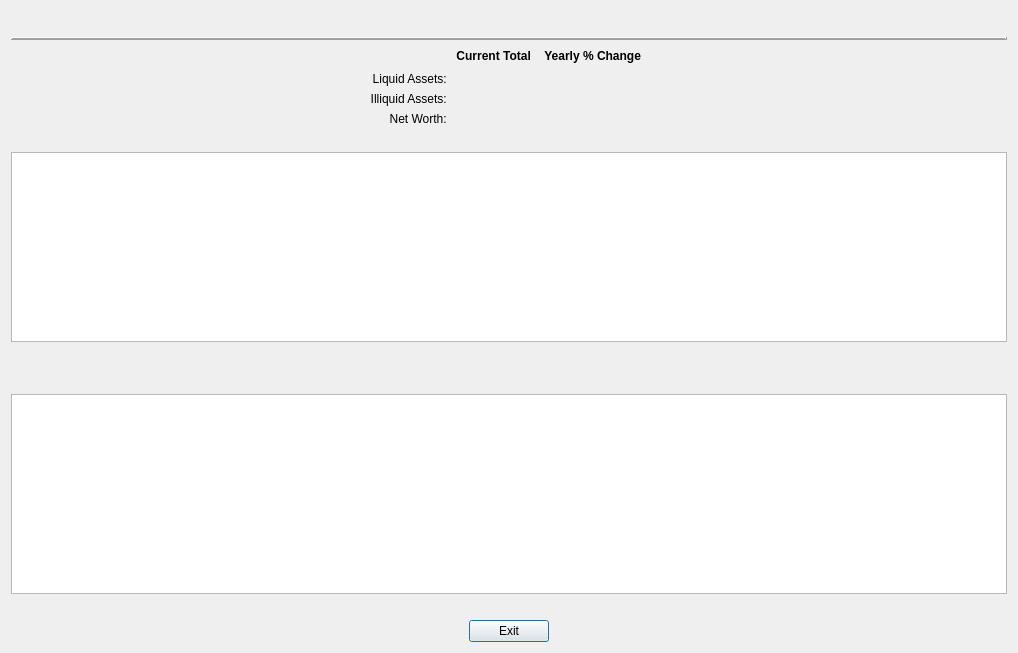
<?xml version="1.0" encoding="UTF-8"?>
<ui version="4.0">
 <class>AssetSummaryDialog</class>
 <widget class="QDialog" name="AssetSummaryDialog">
  <property name="windowModality">
   <enum>Qt::ApplicationModal</enum>
  </property>
  <property name="geometry">
   <rect>
    <x>0</x>
    <y>0</y>
    <width>1018</width>
    <height>653</height>
   </rect>
  </property>
  <property name="windowTitle">
   <string>Asset and Net Worth Summary</string>
  </property>
  <property name="modal">
   <bool>true</bool>
  </property>
  <layout class="QVBoxLayout" name="verticalLayout">
   <item>
    <layout class="QHBoxLayout" name="horizontalLayout">
     <item>
      <spacer name="horizontalSpacer">
       <property name="orientation">
        <enum>Qt::Horizontal</enum>
       </property>
       <property name="sizeHint" stdset="0">
        <size>
         <width>40</width>
         <height>20</height>
        </size>
       </property>
      </spacer>
     </item>
     <item>
      <widget class="QLabel" name="labelDialogTitle">
       <property name="text">
        <string>&lt;AssetAndNetWorthSummary&gt;</string>
       </property>
       <property name="alignment">
        <set>Qt::AlignCenter</set>
       </property>
      </widget>
     </item>
     <item>
      <spacer name="horizontalSpacer_2">
       <property name="orientation">
        <enum>Qt::Horizontal</enum>
       </property>
       <property name="sizeHint" stdset="0">
        <size>
         <width>40</width>
         <height>20</height>
        </size>
       </property>
      </spacer>
     </item>
    </layout>
   </item>
   <item>
    <widget class="Line" name="line">
     <property name="frameShadow">
      <enum>QFrame::Raised</enum>
     </property>
     <property name="lineWidth">
      <number>2</number>
     </property>
     <property name="orientation">
      <enum>Qt::Horizontal</enum>
     </property>
    </widget>
   </item>
   <item>
    <layout class="QHBoxLayout" name="horizontalLayout_6">
     <item>
      <spacer name="horizontalSpacer_4">
       <property name="orientation">
        <enum>Qt::Horizontal</enum>
       </property>
       <property name="sizeHint" stdset="0">
        <size>
         <width>40</width>
         <height>20</height>
        </size>
       </property>
      </spacer>
     </item>
     <item>
      <layout class="QGridLayout" name="gridLayout">
       <item row="0" column="1">
        <widget class="QLabel" name="label_3">
         <property name="font">
          <font>
           <weight>75</weight>
           <bold>true</bold>
          </font>
         </property>
         <property name="text">
          <string>Current Total  </string>
         </property>
         <property name="alignment">
          <set>Qt::AlignCenter</set>
         </property>
        </widget>
       </item>
       <item row="1" column="1">
        <widget class="QLabel" name="labelLiquidAssetAmount">
         <property name="text">
          <string>&lt;LiquidAssetAmount&gt;</string>
         </property>
         <property name="alignment">
          <set>Qt::AlignCenter</set>
         </property>
        </widget>
       </item>
       <item row="2" column="0">
        <widget class="QLabel" name="label_2">
         <property name="text">
          <string>Illiquid Assets: </string>
         </property>
         <property name="alignment">
          <set>Qt::AlignRight|Qt::AlignTrailing|Qt::AlignVCenter</set>
         </property>
        </widget>
       </item>
       <item row="3" column="0">
        <widget class="QLabel" name="label_5">
         <property name="text">
          <string>Net Worth: </string>
         </property>
         <property name="alignment">
          <set>Qt::AlignRight|Qt::AlignTrailing|Qt::AlignVCenter</set>
         </property>
        </widget>
       </item>
       <item row="1" column="0">
        <widget class="QLabel" name="label">
         <property name="text">
          <string>Liquid Assets: </string>
         </property>
         <property name="alignment">
          <set>Qt::AlignRight|Qt::AlignTrailing|Qt::AlignVCenter</set>
         </property>
        </widget>
       </item>
       <item row="0" column="0">
        <spacer name="horizontalSpacer_13">
         <property name="orientation">
          <enum>Qt::Horizontal</enum>
         </property>
         <property name="sizeType">
          <enum>QSizePolicy::Fixed</enum>
         </property>
         <property name="sizeHint" stdset="0">
          <size>
           <width>40</width>
           <height>20</height>
          </size>
         </property>
        </spacer>
       </item>
       <item row="0" column="2">
        <widget class="QLabel" name="label_6">
         <property name="font">
          <font>
           <weight>75</weight>
           <bold>true</bold>
          </font>
         </property>
         <property name="text">
          <string>Yearly % Change  </string>
         </property>
         <property name="alignment">
          <set>Qt::AlignCenter</set>
         </property>
        </widget>
       </item>
       <item row="2" column="1">
        <widget class="QLabel" name="labelIlliquidAssetAmount">
         <property name="text">
          <string>&lt;IlliquidAssetAmount&gt;</string>
         </property>
         <property name="alignment">
          <set>Qt::AlignCenter</set>
         </property>
        </widget>
       </item>
       <item row="3" column="1">
        <widget class="QLabel" name="labelNetWorthAmount">
         <property name="text">
          <string>&lt;NetWorthAmount&gt;</string>
         </property>
         <property name="alignment">
          <set>Qt::AlignCenter</set>
         </property>
        </widget>
       </item>
       <item row="1" column="2">
        <widget class="QLabel" name="labelLiquidAssetPercent">
         <property name="text">
          <string>&lt;LiquidAssetPercent&gt;</string>
         </property>
         <property name="alignment">
          <set>Qt::AlignCenter</set>
         </property>
        </widget>
       </item>
       <item row="2" column="2">
        <widget class="QLabel" name="labelIlliquidAssetPercent">
         <property name="text">
          <string>&lt;IlliquidAssetPercent&gt;</string>
         </property>
         <property name="alignment">
          <set>Qt::AlignCenter</set>
         </property>
        </widget>
       </item>
       <item row="3" column="2">
        <widget class="QLabel" name="labelNetWorthPercent">
         <property name="text">
          <string>&lt;NetWorthPercent&gt;</string>
         </property>
         <property name="alignment">
          <set>Qt::AlignCenter</set>
         </property>
        </widget>
       </item>
      </layout>
     </item>
     <item>
      <spacer name="horizontalSpacer_6">
       <property name="orientation">
        <enum>Qt::Horizontal</enum>
       </property>
       <property name="sizeHint" stdset="0">
        <size>
         <width>40</width>
         <height>20</height>
        </size>
       </property>
      </spacer>
     </item>
    </layout>
   </item>
   <item>
    <spacer name="horizontalSpacer_7">
     <property name="orientation">
      <enum>Qt::Horizontal</enum>
     </property>
     <property name="sizeHint" stdset="0">
      <size>
       <width>40</width>
       <height>20</height>
      </size>
     </property>
    </spacer>
   </item>
   <item>
    <layout class="QHBoxLayout" name="horizontalLayout_2">
     <item>
      <widget class="QTableView" name="tableViewAssetSummary">
       <property name="minimumSize">
        <size>
         <width>100</width>
         <height>100</height>
        </size>
       </property>
       <property name="font">
        <font>
         <pointsize>8</pointsize>
        </font>
       </property>
       <property name="cornerButtonEnabled">
        <bool>false</bool>
       </property>
       <attribute name="horizontalHeaderMinimumSectionSize">
        <number>20</number>
       </attribute>
       <attribute name="verticalHeaderMinimumSectionSize">
        <number>15</number>
       </attribute>
       <attribute name="verticalHeaderDefaultSectionSize">
        <number>25</number>
       </attribute>
      </widget>
     </item>
    </layout>
   </item>
   <item>
    <spacer name="horizontalSpacer_14">
     <property name="orientation">
      <enum>Qt::Horizontal</enum>
     </property>
     <property name="sizeHint" stdset="0">
      <size>
       <width>40</width>
       <height>20</height>
      </size>
     </property>
    </spacer>
   </item>
   <item>
    <layout class="QHBoxLayout" name="horizontalLayout_5">
     <item>
      <spacer name="horizontalSpacer_16">
       <property name="orientation">
        <enum>Qt::Horizontal</enum>
       </property>
       <property name="sizeHint" stdset="0">
        <size>
         <width>40</width>
         <height>20</height>
        </size>
       </property>
      </spacer>
     </item>
     <item>
      <widget class="QLabel" name="labelYearlyNetWorthTracker">
       <property name="text">
        <string>&lt;YearlyNetWorthTracker&gt;</string>
       </property>
       <property name="alignment">
        <set>Qt::AlignCenter</set>
       </property>
      </widget>
     </item>
     <item>
      <spacer name="horizontalSpacer_15">
       <property name="orientation">
        <enum>Qt::Horizontal</enum>
       </property>
       <property name="sizeHint" stdset="0">
        <size>
         <width>40</width>
         <height>20</height>
        </size>
       </property>
      </spacer>
     </item>
    </layout>
   </item>
   <item>
    <layout class="QHBoxLayout" name="horizontalLayout_4">
     <item>
      <layout class="QVBoxLayout" name="verticalLayout_2">
       <item>
        <widget class="QChartView" name="graphicsViewNetWorth">
         <property name="minimumSize">
          <size>
           <width>400</width>
           <height>200</height>
          </size>
         </property>
        </widget>
       </item>
      </layout>
     </item>
    </layout>
   </item>
   <item>
    <spacer name="horizontalSpacer_12">
     <property name="orientation">
      <enum>Qt::Horizontal</enum>
     </property>
     <property name="sizeHint" stdset="0">
      <size>
       <width>40</width>
       <height>20</height>
      </size>
     </property>
    </spacer>
   </item>
   <item>
    <layout class="QHBoxLayout" name="horizontalLayout_3">
     <item>
      <spacer name="horizontalSpacer_8">
       <property name="orientation">
        <enum>Qt::Horizontal</enum>
       </property>
       <property name="sizeHint" stdset="0">
        <size>
         <width>40</width>
         <height>20</height>
        </size>
       </property>
      </spacer>
     </item>
     <item>
      <widget class="QPushButton" name="pushButtonExit">
       <property name="text">
        <string>Exit</string>
       </property>
      </widget>
     </item>
     <item>
      <spacer name="horizontalSpacer_9">
       <property name="orientation">
        <enum>Qt::Horizontal</enum>
       </property>
       <property name="sizeHint" stdset="0">
        <size>
         <width>40</width>
         <height>20</height>
        </size>
       </property>
      </spacer>
     </item>
    </layout>
   </item>
  </layout>
 </widget>
 <customwidgets>
  <customwidget>
   <class>QChartView</class>
   <extends>QGraphicsView</extends>
   <header>QtCharts</header>
  </customwidget>
 </customwidgets>
 <resources/>
 <connections/>
</ui>
